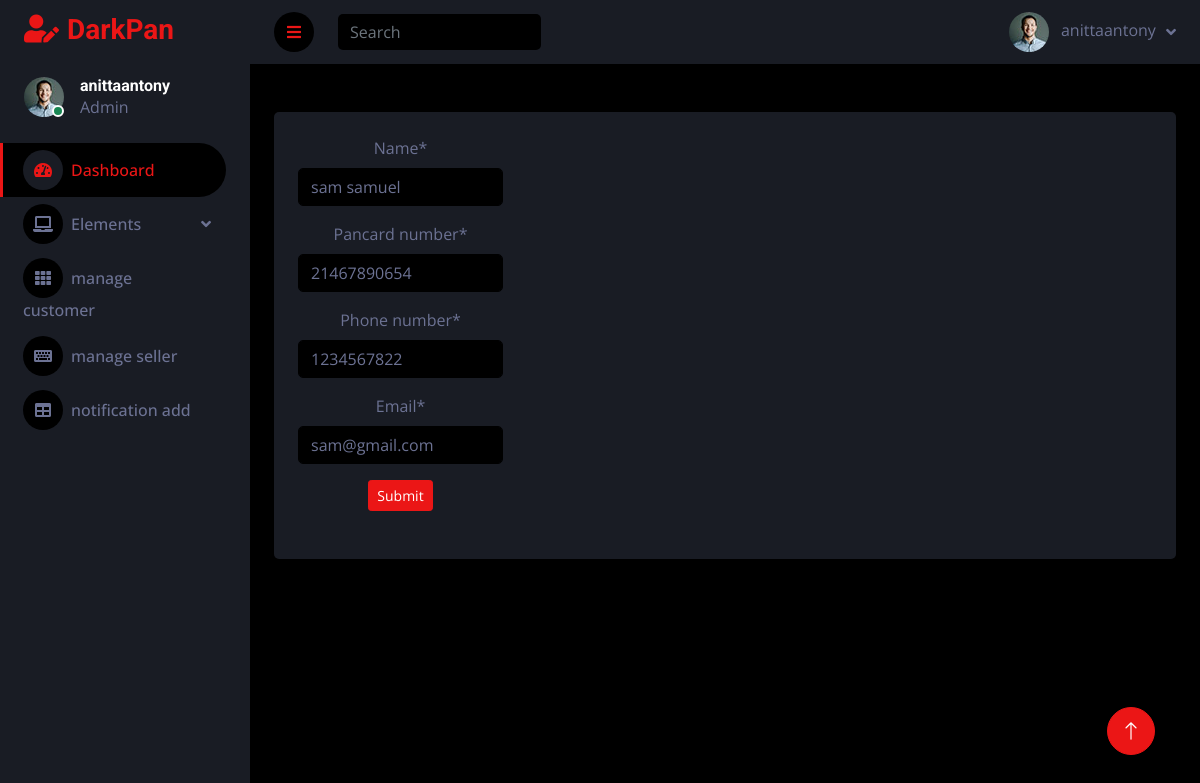
/update_seller_data/1/ (signed in), run on the app's committed database.
### sales_app/models.py (models this page shows)
class Login_view(AbstractUser):
    is_customer = models.BooleanField(default=False)
    is_seller = models.BooleanField(default=False)
    is_manager = models.BooleanField(default=False)

class Seller(models.Model):
    user = models.ForeignKey(Login_view, on_delete=models.CASCADE, related_name='seller')
    name = models.CharField(max_length=50)
    pancard_number = models.CharField(max_length=50)
    phone_number = models.CharField(max_length=100)
    email = models.EmailField()
    status2 = models.BooleanField(default=0)

### sales_app/views.py (the view)
# urls.py: path("update_seller_data/<int:id>/", views.update_seller_data, name="update_seller_data"),
@login_required(login_url='Login')
def update_seller_data(request,id):
    data = Seller.objects.get(id=id)
    form = seller_form(instance=data)
    if request.method == 'POST':
        form = seller_form(request.POST,instance=data)
        if form.is_valid():
            form.save()
            return redirect("view_seller")
    return render(request,'update_seller_data.html',{'form':form})

### sales_app/forms.py
class seller_form(forms.ModelForm):
    class Meta:
        model =Seller
        fields = ('__all__')
        exclude = ('user', 'status2')

### templates/update_seller_data.html (shortened to what this page needs)
{% extends 'admin_template/admin_template.html' %}
{% load crispy_forms_filters %}
{% block content %}
<form method = 'post'>
 {{ form|crispy }}
                            <button type="submit" class="btn btn-primary btn-sm">Submit</button>
</form>
{% endblock %}

### templates/admin_template/admin_template.html (shortened to what this page needs)
<!DOCTYPE html>
{% load static %}
<html lang="en">
<head>
    <link href="https://cdnjs.cloudflare.com/ajax/libs/font-awesome/5.10.0/css/all.min.css" rel="stylesheet">
    <link href="https://cdn.jsdelivr.net/npm/bootstrap-icons@1.4.1/font/bootstrap-icons.css" rel="stylesheet">
    <link href=" {% static 'new static/lib/owlcarousel/assets/owl.carousel.min.css' %} " rel="stylesheet">
    <link href=" {% static 'new static/lib/tempusdominus/css/tempusdominus-bootstrap-4.min.css' %} " rel="stylesheet" />
    <link href=" {% static 'new static/css/bootstrap.min.css' %} " rel="stylesheet">
    <link href=" {% static 'new static/css/style.css' %} " rel="stylesheet">
</head>
<body>
    <div class="container-fluid position-relative d-flex p-0">
        <div class="sidebar pe-4 pb-3">
            <nav class="navbar bg-secondary navbar-dark">
                <a href=" {% static 'new static/index.html' %} " class="navbar-brand mx-4 mb-3">
                    <h3 class="text-primary"><i class="fa fa-user-edit me-2"></i>DarkPan</h3>
                </a>
                <div class="d-flex align-items-center ms-4 mb-4">
                    <div class="position-relative">
                        <img class="rounded-circle" src=" {% static 'new static/img/user.jpg' %} " alt="" style="width: 40px; height: 40px;">
                        <div class="bg-success rounded-circle border border-2 border-white position-absolute end-0 bottom-0 p-1"></div>
                    </div>
                    <div class="ms-3">
                        <h6 class="mb-0">{{ request.user }}</h6>
                        <span>Admin</span>
                    </div>
                </div>
                <div class="navbar-nav w-100">
                    <a href=" {% static 'new static/index.html' %} " class="nav-item nav-link active"><i class="fa fa-tachometer-alt me-2"></i>Dashboard</a>
                    <div class="nav-item dropdown">
                        <a href="#" class="nav-link dropdown-toggle" data-bs-toggle="dropdown"><i class="fa fa-laptop me-2"></i>Elements</a>
                    </div>
                    <a href=" {% url 'view_customer' %} " class="nav-item nav-link"><i class="fa fa-th me-2"></i>manage customer</a>
                    <a href=" {% url  'view_seller' %} " class="nav-item nav-link"><i class="fa fa-keyboard me-2"></i>manage seller</a>
                    <a href=" {% url 'notification_add' %} " class="nav-item nav-link"><i class="fa fa-table me-2"></i>notification add</a>
                        </div>
                    </div>
                </div>
        <div class="content">
            <nav class="navbar navbar-expand bg-secondary navbar-dark sticky-top px-4 py-0">
                <a href="#" class="sidebar-toggler flex-shrink-0">
                    <i class="fa fa-bars"></i>
                </a>
                <form class="d-none d-md-flex ms-4">
                    <input class="form-control bg-dark border-0" type="search" placeholder="Search">
                </form>
                <div class="navbar-nav align-items-center ms-auto">
                    <div class="nav-item dropdown">
                        <a href="#" class="nav-link dropdown-toggle" data-bs-toggle="dropdown">
                            <img class="rounded-circle me-lg-2" src=" {% static 'new static/img/user.jpg' %} " alt="" style="width: 40px; height: 40px;">
                            <span class="d-none d-lg-inline-flex">{{ request.user }}</span>
                        </a>
                    </div>
                </div>
            </nav>
            <div class="container-fluid pt-4 px-4">
                <div class="row g-4">
                </div>
            </div>
            <div class="container-fluid pt-4 px-4">
                <div class="bg-secondary text-center rounded p-4">
                    <div class="d-flex align-items-center justify-content-between mb-4">
                         {% block content %}
                        {% endblock %}
                    </div>
                </div>
            </div>
            <div class="container-fluid pt-4 px-4">
            </div>
        </div>
        <a href="#" class="btn btn-lg btn-primary btn-lg-square back-to-top"><i class="bi bi-arrow-up"></i></a>
</body>
</html>

### static/new static/css/style.css (style rules this page uses)
:root { --primary: #EB1616; --secondary: #191C24; --light: #6C7293; --dark: #000000; }
.back-to-top { position: fixed; display: none; right: 45px; bottom: 45px; z-index: 99; }
.btn { transition: .5s; }
.btn-lg-square { width: 48px; height: 48px; }
.btn-square, .btn-sm-square, .btn-lg-square { padding: 0; display: inline-flex; align-items: center; justify-content: center; font-weight: normal; border-radius: 50px; }
.sidebar { position: fixed; top: 0; left: 0; bottom: 0; width: 250px; height: 100vh; overflow-y: auto; background: var(--secondary); transition: 0.5s; z-index: 999; }
.content { margin-left: 250px; min-height: 100vh; background: var(--dark); transition: 0.5s; }
@media (min-width: 992px) { .sidebar { margin-left: 0; } }
@media (min-width: 992px) { .content { width: calc(100% - 250px); } }
.sidebar .navbar .navbar-nav .nav-link { padding: 7px 20px; color: var(--light); font-weight: 500; border-left: 3px solid var(--secondary); border-radius: 0 30px 30px 0; outline: none; }
.sidebar .navbar .navbar-nav .nav-link:hover, .sidebar .navbar .navbar-nav .nav-link.active { color: var(--primary); background: var(--dark); border-color: var(--primary); }
.sidebar .navbar .navbar-nav .nav-link i { width: 40px; height: 40px; display: inline-flex; align-items: center; justify-content: center; background: var(--dark); border-radius: 40px; }
.sidebar .navbar .navbar-nav .nav-link:hover i, .sidebar .navbar .navbar-nav .nav-link.active i { background: var(--secondary); }
.sidebar .navbar .dropdown-toggle::after { position: absolute; top: 15px; right: 15px; border: none; content: "\f107"; font-family: "Font Awesome 5 Free"; font-weight: 900; transition: .5s; }
.content .navbar .navbar-nav .nav-link { margin-left: 25px; padding: 12px 0; color: var(--light); outline: none; }
.content .navbar .sidebar-toggler, .content .navbar .navbar-nav .nav-link i { width: 40px; height: 40px; display: inline-flex; align-items: center; justify-content: center; background: var(--dark); border-radius: 40px; }
.content .navbar .dropdown-toggle::after { margin-left: 6px; vertical-align: middle; border: none; content: "\f107"; font-family: "Font Awesome 5 Free"; font-weight: 900; transition: .5s; }

### data on the page
Login_view: user "anittaantony"
Seller: name "sam samuel", pancard_number "21467890654", phone_number "1234567822", email "sam@gmail.com"
